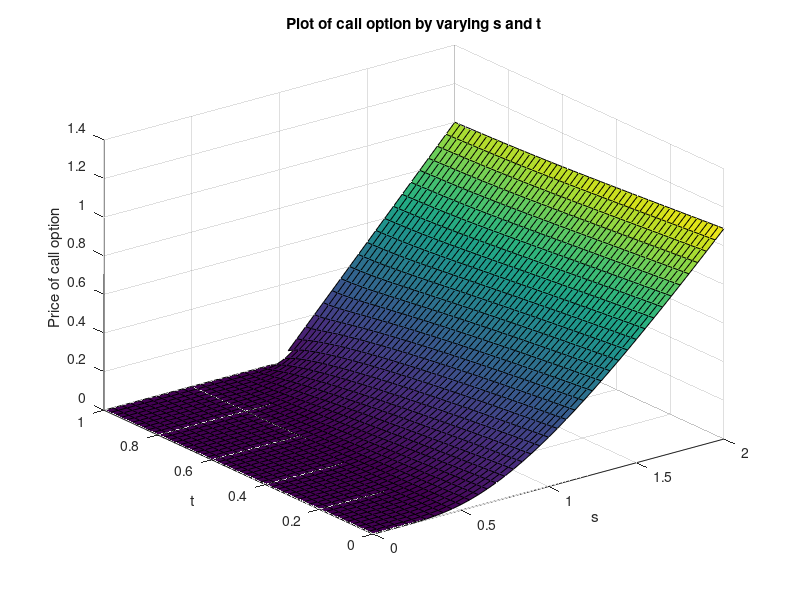
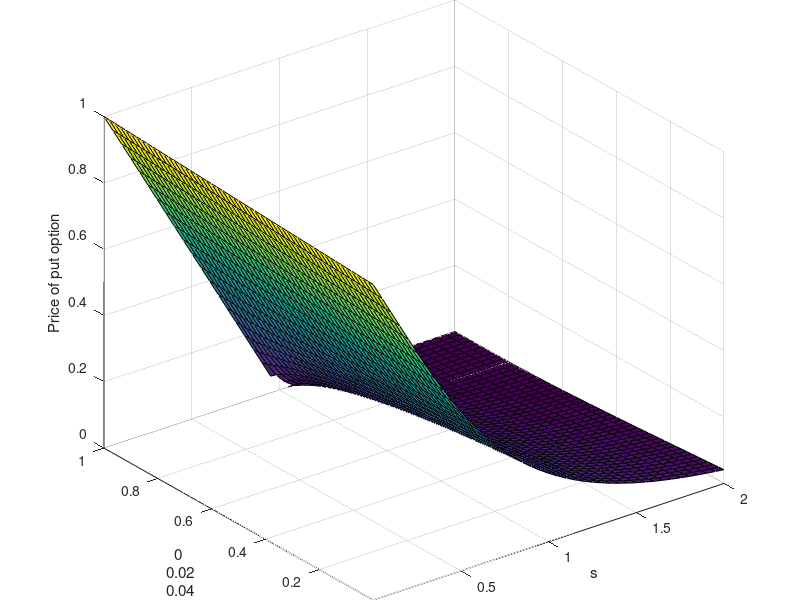

These figures' MATLAB source, in order:
function[]=BSM_3()
    clc;
    BSM_call();
    
end
function[]=BSM_call()
    T=1;K=1;r=0.05;sigma=0.6;
    t=[0:0.02:1];
    s=[0:0.05:2];
    for i=1:length(t)
        for j=1:length(s)
            calls(i,j)=call(T,K,r,sigma,t(i),s(j));
            m=calls(i,j);
            puts(i,j)=put(T,K,r,sigma,t(i),s(j),m);
        end
    end
    graphical_call3d(calls,s,t);
    graphical_put3d(puts,s,t);
end


function[root]=call(T,K,r,sigma,t,s)
    d1=1/(sigma*sqrt(T-t))*(log(s/K)+(r+0.5*sigma*sigma)*(T-t));
    d2=1/(sigma*sqrt(T-t))*(log(s/K)+(r-0.5*sigma*sigma)*(T-t));
    root=normcdf(d1)*s-normcdf(d2)*K*exp(-r*(T-t));
    
end

function[root]=put(T,K,r,sigma,t,s,m)
    root=K*exp(-r*(T-t))-s+m;
end

function[]=graphical_call3d(call,s,t)
    figure();
    surf(s,t,call);
    grid on
    title1=['Plot of call option by varying s and t' ];
    title(sprintf('%s',title1));
    xlabel('s');zlabel('Price of call option');ylabel('t');
    saveas(gcf,title1,'png');
end


function[]=graphical_put3d(put,s,t)
    figure();
    surf(s,t,put)
    grid on
    title1=['Plot of put option by varying s and t' ];
    title(sprintf('%s',title1));
    xlabel('s');zlabel('Price of put option');ylabel(t);
    saveas(gcf,title1,'png');
end

    